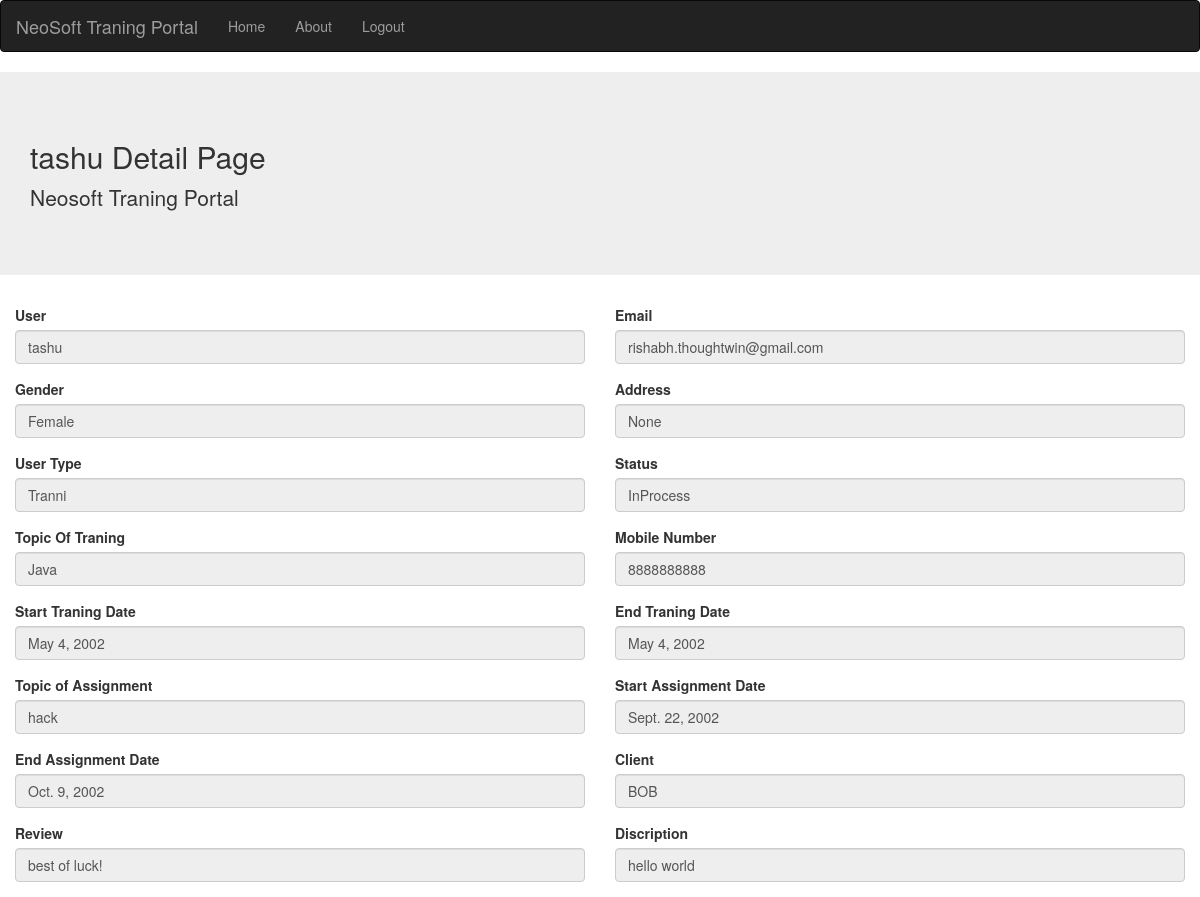
/detail/4/, run on the app's committed database.
### core/models.py (models this page shows, shortened)
class User(AbstractUser):
    mobile_number = models.CharField(
        max_length=40, unique=True, blank=False, null=False, db_index=True
    )
    address = models.CharField(max_length=255, blank=True, null=True)
    field_type = models.CharField(choices=STATE_CHOICE, max_length=50)
    User_type = models.CharField(choices=STATE_CHOICE2, max_length=50)
    assigned_client = models.CharField(max_length=100)
    DOB = models.DateField(null=True,blank=True)
    gender = models.CharField(choices=STATE_CHOICE1, max_length=50)
    def __str__(self):
        return f"{self.first_name}"

class Traning(models.Model):
    user = models.ForeignKey(User,on_delete=models.CASCADE)
    status = models.CharField(choices=STATE_CHOICE3, max_length=50)
    Start_traning_date = models.DateField(auto_now=False, auto_now_add=False)
    End_traning_date = models.DateField(auto_now=False, auto_now_add=False)
    discription = models.TextField(max_length=500,null=True ,blank=True)

class Assignment(models.Model):
    Start_traning_date = models.DateField(auto_now=False, auto_now_add=False)
    End_traning_date = models.DateField(auto_now=False, auto_now_add=False)
    Topic_of_assignment = models.CharField(max_length=50)
    user = models.ForeignKey(User,on_delete=models.CASCADE)

class Client(models.Model):
    user = models.ForeignKey(User,on_delete=models.CASCADE)
    name = models.CharField(max_length=50)

class Review(models.Model):
    review = models.TextField(max_length=100)
    user = models.ForeignKey(User,on_delete=models.CASCADE)

### core/views.py (the view)
# urls.py: path('detail/<int:pk>/',UserDetailView.as_view(),name='user-detail'),
class UserDetailView(View):
    def get(self,request,*args,**kwargs):
        if request.method == "GET":
            user_id=kwargs.get('pk')
            user = User.objects.filter(pk=user_id).last()
            assignment= Assignment.objects.filter(user_id=user_id).last()
            traning = Traning.objects.filter(user_id=user_id).last()
            review = Review.objects.filter(user_id=user_id).last()
            client = Client.objects.filter(user_id=user_id).last()
            return render(request, 'core/user_detail_page.html', {'user':user,'assignment':assignment,'traning':traning,'review':review,'client':client})

### core/templates/core/user_detail_page.html (shortened to what this page needs)
{% extends 'core/base.html' %}
{%load static %}
{% block content %}
<head>
</head>
<body>
	<nav class="navbar navbar-inverse">
		<div class="container-fluid">
		  <div class="navbar-header">
			<a class="navbar-brand" href="#">NeoSoft Traning Portal</a>
		  </div>
		  <ul class="nav navbar-nav">
			<li><a href="{% url 'core:tl' %}">Home</a></li>
			<li><a href="{% url 'core:about' %}">About</a></li>
			<li><a href="{% url 'core:login' %}">Logout</a></li>
		  </ul>
		</div>
	</nav>
	<div class="jumbotron jumbotron-fluid">
		<div class="container">
		  <h2 class="display-4">{{user}} Detail Page</h2>
		  <p class="lead">Neosoft Traning Portal</p>
		</div>
	</div>
	<div class="col-md-6">
		<div class="form-group">
			<label>User</label>
			<input
			class="form-control"
			type="text"
			formControlName="drive_type"
			placeholder="Username"
			value="{{user.first_name}}"
			readonly/>
		</div>
	</div>
	<div class="col-md-6">
		<div class="form-group">
			<label>Email</label>
			<input
			class="form-control"
			type="text"
			formControlName="drive_type"
			placeholder="Email"
			value='{{user.email}}'
			readonly/>
		</div>
	</div>
	<div class="col-md-6">
		<div class="form-group">
			<label>Gender</label>
			<input
			class="form-control"
			type="text"
			formControlName="drive_type"
			placeholder="Gender"
			value='{{user.gender}}'
			readonly/>
		</div>
	</div>
	<div class="col-md-6">
		<div class="form-group">
			<label>Address</label>
			<input
			class="form-control"
			type="text"
			formControlName="drive_type"
			placeholder="Address"
			value='{{user.address}}'
			readonly/>
		</div>
	</div>
	<div class="col-md-6">
		<div class="form-group">
			<label>User Type</label>
			<input class="form-control" type="text" formControlName="drive_type" placeholder="User Type" value="{{user.User_type}}"readonly>
		</div>
	</div>
	<div class="col-md-6">
		<div class="form-group">
			<label>Status</label>
			<input
			class="form-control"
			type="text"
			formControlName="drive_type"
			placeholder="Status"
			value='{{traning.status}}'
			readonly/>
		</div>
	</div>
	<div class="col-md-6">
		<div class="form-group">
			<label>Topic Of Traning</label>
			<input class="form-control" type="text" formControlName="drive_type" placeholder="Topic of Traning" value="{{user.field_type}}"readonly>
		</div>
	</div>
	<div class="col-md-6">
		<div class="form-group">
			<label>Mobile Number </label>
			<input class="form-control" type="text" formControlName="drive_type" placeholder="Mobile number" value="{{user.mobile_number}}"readonly>
		</div>
	</div>
	<div class="col-md-6">
		<div class="form-group">
			<label>Start Traning Date</label>
			<input
			class="form-control"
			type="text"
			formControlName="drive_type"
			placeholder="Start Traning Date"
			value='{{ traning.Start_traning_date }}'
			readonly/>
		</div>
	</div>
	<div class="col-md-6">
		<div class="form-group">
			<label>End Traning Date</label>
			<input
			class="form-control"
			type="text"
			formControlName="drive_type"
			placeholder="End Traning Date"
			value='{{traning.End_traning_date}}'
			readonly/>
		</div>
	</div>
	<div class="col-md-6">
		<div class="form-group">
			<label>Topic of Assignment</label>
			<input
			class="form-control"
			type="text"
			formControlName="drive_type"
			placeholder="Topic Of Assignment"
			value="{{assignment.Topic_of_assignment}}"
			readonly/>
		</div>
	</div>
	<div class="col-md-6">
		<div class="form-group">
			<label>Start Assignment Date</label>
			<input
			class="form-control"
			type="text"
			formControlName="drive_type"
			placeholder="Start Assignment Date"
			value='{{ assignment.Start_traning_date }}'
			readonly/>
		</div>
	</div>
	<div class="col-md-6">
		<div class="form-group">
			<label>End Assignment Date</label>
			<input
			class="form-control"
			type="text"
			formControlName="drive_type"
			placeholder="End Assignment Date"
			value='{{assignment.End_traning_date}}'
			readonly/>
		</div>
	</div>
	<div class="col-md-6">
		<div class="form-group">
			<label>Client</label>
			<input
			class="form-control"
			type="text"
			formControlName="drive_type"
			placeholder="Client"
			value='{{client.name}}'
			readonly/>
		</div>
	</div>
	<div class="col-md-6">
		<div class="form-group">
			<label>Review</label>
			<input
			class="form-control"
			type="text"
			formControlName="drive_type"
			placeholder="Review"
			value='{{review.review}}'
			readonly/>
		</div>
	</div>
	<div class="col-md-6">
		<div class="form-group">
			<label>Discription</label>
			<input
			class="form-control"
			type="text"
			formControlName="drive_type"
			placeholder="Discription"
			value='{{traning.discription}}'
			readonly/>
		</div>
	</div>
</body>
{% endblock %}

### data on the page
User: first_name "tashu", email "rishabh.thoughtwin@gmail.com", gender "Female", address "None", User_type "Tranni", field_type "Java", mobile_number "8888888888"
Traning: status "InProcess", Start_traning_date "May 4, 2002", End_traning_date "May 4, 2002", discription "hello world"
Assignment: Topic_of_assignment "hack", Start_traning_date "Sept. 22, 2002", End_traning_date "Oct. 9, 2002"
Client: name "BOB"
Review: review "best of luck!"
